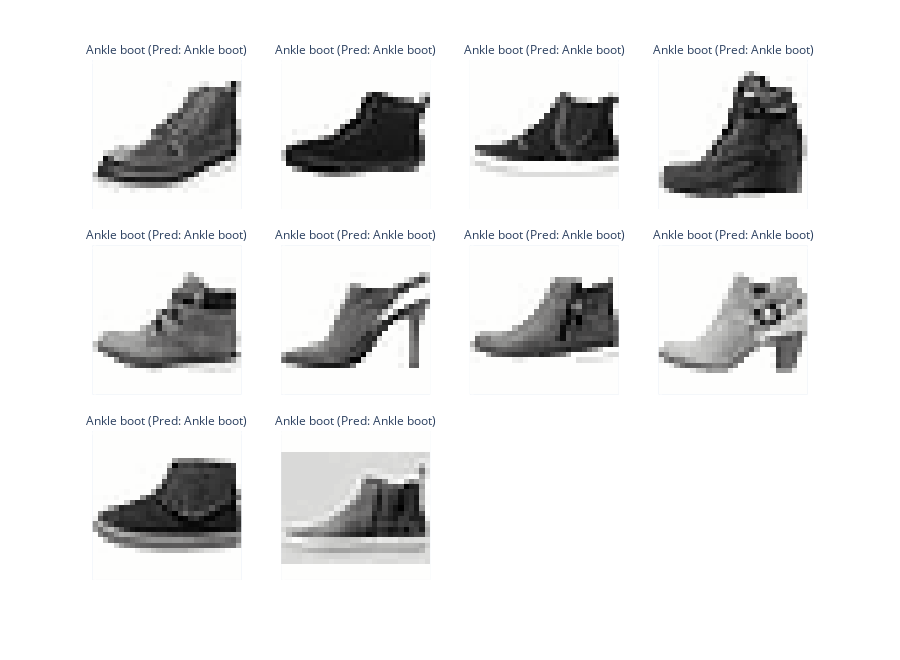

The notebook cell saved with this chart:
### Markdown cell above
### Problem 3g: Investigating Class Confusion for "Ankle boot"

**Task:**
Visualize Low-Confidence Correct Predictions: Display 10 test images where the true label is "Ankle boot," the prediction is correct, but confidence is lowest.

### Code cell
# TODO: Visualize 10 images from the `test_set` whose true label is `Ankle boot` that the model correctly classified but with low confidence
test_df_boot = test_df[test_df['label'] == 'Ankle boot'] 
test_df_boot = test_df_boot[test_df_boot['correct']]

# Find low confidence correct predictions (uncertain but right)
low_conf_correct = test_df_boot.sort_values(by='confidence')
# Visualize low confidence correct predictions
show_labels = [f"{label} (Pred: {predicted_label})" for label, predicted_label in zip(low_conf_correct["label"], low_conf_correct["predicted_label"])]
fig = show_images(np.stack(low_conf_correct["image"].tolist()), 10, ncols=4, labels=show_labels, reshape=True)
fig.show()

### Figure 1 — Plotly figure (JSON) as saved in the notebook; plotly's stock layout.template omitted (floating-point values rounded to 4 significant figures; data arrays with more than 128 entries replaced by an {"elided": "..."} marker saying what was removed)
{"data": [{"coloraxis": "coloraxis", "hovertemplate": "x: %{x}<br>y: %{y}<br>color: %{z}<extra></extra>", "name": "0", "type": "heatmap", "xaxis": "x9", "yaxis": "y9", "z": {"elided": "28x28 float values"}}, {"coloraxis": "coloraxis", "hovertemplate": "x: %{x}<br>y: %{y}<br>color: %{z}<extra></extra>", "name": "1", "type": "heatmap", "xaxis": "x10", "yaxis": "y10", "z": {"elided": "28x28 float values"}}, {"coloraxis": "coloraxis", "hovertemplate": "x: %{x}<br>y: %{y}<br>color: %{z}<extra></extra>", "name": "2", "type": "heatmap", "xaxis": "x11", "yaxis": "y11", "z": {"elided": "28x28 float values"}}, {"coloraxis": "coloraxis", "hovertemplate": "x: %{x}<br>y: %{y}<br>color: %{z}<extra></extra>", "name": "3", "type": "heatmap", "xaxis": "x12", "yaxis": "y12", "z": {"elided": "28x28 float values"}}, {"coloraxis": "coloraxis", "hovertemplate": "x: %{x}<br>y: %{y}<br>color: %{z}<extra></extra>", "name": "4", "type": "heatmap", "xaxis": "x5", "yaxis": "y5", "z": {"elided": "28x28 float values"}}, {"coloraxis": "coloraxis", "hovertemplate": "x: %{x}<br>y: %{y}<br>color: %{z}<extra></extra>", "name": "5", "type": "heatmap", "xaxis": "x6", "yaxis": "y6", "z": {"elided": "28x28 float values"}}, {"coloraxis": "coloraxis", "hovertemplate": "x: %{x}<br>y: %{y}<br>color: %{z}<extra></extra>", "name": "6", "type": "heatmap", "xaxis": "x7", "yaxis": "y7", "z": {"elided": "28x28 float values"}}, {"coloraxis": "coloraxis", "hovertemplate": "x: %{x}<br>y: %{y}<br>color: %{z}<extra></extra>", "name": "7", "type": "heatmap", "xaxis": "x8", "yaxis": "y8", "z": {"elided": "28x28 float values"}}, {"coloraxis": "coloraxis", "hovertemplate": "x: %{x}<br>y: %{y}<br>color: %{z}<extra></extra>", "name": "8", "type": "heatmap", "xaxis": "x", "yaxis": "y", "z": {"elided": "28x28 float values"}}, {"coloraxis": "coloraxis", "hovertemplate": "x: %{x}<br>y: %{y}<br>color: %{z}<extra></extra>", "name": "9", "type": "heatmap", "xaxis": "x2", "yaxis": "y2", "z": {"elided": "28x28 float values"}}], "layout": {"annotations": [{"font": {}, "showarrow": false, "text": "Ankle boot (Pred: Ankle boot)", "x": 0.1175, "xanchor": "center", "xref": "paper", "y": 0.2867, "yanchor": "bottom", "yref": "paper"}, {"font": {}, "showarrow": false, "text": "Ankle boot (Pred: Ankle boot)", "x": 0.3725, "xanchor": "center", "xref": "paper", "y": 0.2867, "yanchor": "bottom", "yref": "paper"}, {"font": {}, "showarrow": false, "text": "Ankle boot (Pred: Ankle boot)", "x": 0.1175, "xanchor": "center", "xref": "paper", "y": 0.6433, "yanchor": "bottom", "yref": "paper"}, {"font": {}, "showarrow": false, "text": "Ankle boot (Pred: Ankle boot)", "x": 0.3725, "xanchor": "center", "xref": "paper", "y": 0.6433, "yanchor": "bottom", "yref": "paper"}, {"font": {}, "showarrow": false, "text": "Ankle boot (Pred: Ankle boot)", "x": 0.6275, "xanchor": "center", "xref": "paper", "y": 0.6433, "yanchor": "bottom", "yref": "paper"}, {"font": {}, "showarrow": false, "text": "Ankle boot (Pred: Ankle boot)", "x": 0.8825, "xanchor": "center", "xref": "paper", "y": 0.6433, "yanchor": "bottom", "yref": "paper"}, {"font": {}, "showarrow": false, "text": "Ankle boot (Pred: Ankle boot)", "x": 0.1175, "xanchor": "center", "xref": "paper", "y": 1.0, "yanchor": "bottom", "yref": "paper"}, {"font": {}, "showarrow": false, "text": "Ankle boot (Pred: Ankle boot)", "x": 0.3725, "xanchor": "center", "xref": "paper", "y": 1.0, "yanchor": "bottom", "yref": "paper"}, {"font": {}, "showarrow": false, "text": "Ankle boot (Pred: Ankle boot)", "x": 0.6275, "xanchor": "center", "xref": "paper", "y": 1.0, "yanchor": "bottom", "yref": "paper"}, {"font": {}, "showarrow": false, "text": "Ankle boot (Pred: Ankle boot)", "x": 0.8825, "xanchor": "center", "xref": "paper", "y": 1.0, "yanchor": "bottom", "yref": "paper"}], "coloraxis": {"colorscale": [[0, "rgb(254, 254, 253)"], [0.09091, "rgb(224, 224, 223)"], [0.1818, "rgb(197, 197, 195)"], [0.2727, "rgb(171, 171, 170)"], [0.3636, "rgb(146, 146, 145)"], [0.4545, "rgb(124, 123, 122)"], [0.5455, "rgb(102, 101, 101)"], [0.6364, "rgb(81, 80, 80)"], [0.7273, "rgb(59, 59, 59)"], [0.8182, "rgb(38, 38, 38)"], [0.9091, "rgb(16, 16, 16)"], [1, "rgb(0, 0, 0)"]], "showscale": false}, "height": 660, "margin": {"t": 60}, "xaxis": {"anchor": "y", "constrain": "domain", "domain": [0, 0.235], "scaleanchor": "y", "showgrid": false, "showticklabels": false}, "xaxis10": {"anchor": "y10", "domain": [0.255, 0.49], "matches": "x", "showgrid": false, "showticklabels": false}, "xaxis11": {"anchor": "y11", "domain": [0.51, 0.745], "matches": "x", "showgrid": false, "showticklabels": false}, "xaxis12": {"anchor": "y12", "domain": [0.765, 1.0], "matches": "x", "showgrid": false, "showticklabels": false}, "xaxis2": {"anchor": "y2", "domain": [0.255, 0.49], "matches": "x", "showgrid": false, "showticklabels": false}, "xaxis3": {"anchor": "y3", "domain": [0.51, 0.745], "matches": "x", "showgrid": false, "showticklabels": false}, "xaxis4": {"anchor": "y4", "domain": [0.765, 1.0], "matches": "x", "showgrid": false, "showticklabels": false}, "xaxis5": {"anchor": "y5", "domain": [0, 0.235], "matches": "x", "showgrid": false, "showticklabels": false}, "xaxis6": {"anchor": "y6", "domain": [0.255, 0.49], "matches": "x", "showgrid": false, "showticklabels": false}, "xaxis7": {"anchor": "y7", "domain": [0.51, 0.745], "matches": "x", "showgrid": false, "showticklabels": false}, "xaxis8": {"anchor": "y8", "domain": [0.765, 1.0], "matches": "x", "showgrid": false, "showticklabels": false}, "xaxis9": {"anchor": "y9", "domain": [0, 0.235], "matches": "x", "showgrid": false, "showticklabels": false}, "yaxis": {"anchor": "x", "autorange": "reversed", "constrain": "domain", "domain": [0, 0.2867], "showgrid": false, "showticklabels": false}, "yaxis10": {"anchor": "x10", "domain": [0.7133, 1.0], "matches": "y", "showgrid": false, "showticklabels": false}, "yaxis11": {"anchor": "x11", "domain": [0.7133, 1.0], "matches": "y", "showgrid": false, "showticklabels": false}, "yaxis12": {"anchor": "x12", "domain": [0.7133, 1.0], "matches": "y", "showgrid": false, "showticklabels": false}, "yaxis2": {"anchor": "x2", "domain": [0, 0.2867], "matches": "y", "showgrid": false, "showticklabels": false}, "yaxis3": {"anchor": "x3", "domain": [0, 0.2867], "matches": "y", "showgrid": false, "showticklabels": false}, "yaxis4": {"anchor": "x4", "domain": [0, 0.2867], "matches": "y", "showgrid": false, "showticklabels": false}, "yaxis5": {"anchor": "x5", "domain": [0.3567, 0.6433], "matches": "y", "showgrid": false, "showticklabels": false}, "yaxis6": {"anchor": "x6", "domain": [0.3567, 0.6433], "matches": "y", "showgrid": false, "showticklabels": false}, "yaxis7": {"anchor": "x7", "domain": [0.3567, 0.6433], "matches": "y", "showgrid": false, "showticklabels": false}, "yaxis8": {"anchor": "x8", "domain": [0.3567, 0.6433], "matches": "y", "showgrid": false, "showticklabels": false}, "yaxis9": {"anchor": "x9", "domain": [0.7133, 1.0], "matches": "y", "showgrid": false, "showticklabels": false}}}
